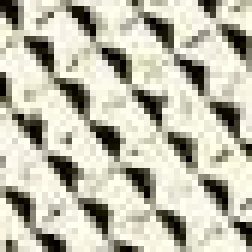
%> input picture concrete.jpg, 42 x 42 px (shown 6 times larger)
$ octave test_func_fbpd_alter2.m   (GNU Octave 9; MATLAB toolbox functions it lacks are replaced by stand-ins)
%> lines starting %> are read from the running program, lines starting %| are printed output that depends on the picture
### func_genFIG.m
function [z1_,z2_,x_,l_pos_,c_pos_] = func_genFIG(fig_file,rblur,N1,N2,tau,patch_Rand,pimage)
%> called with fig_file = 'concrete.jpg', rblur = 2, N1 = 65536, N2 = 16384, tau = 0, patch_Rand = false, pimage = false

im = rgb2gray(imread(fig_file));
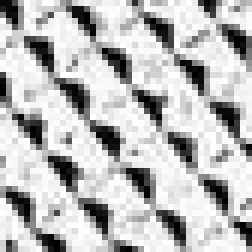
%> im: size 42x42 uint8 (shown 6 times larger); min 1, max 254, mean 187.4
[l,c]=size(im);
%> l = 42; c = 42

% Choosing N1 = 256*256, p.e., the new resolution
% will be approximately N. It is recomended choose
% figures with higher resolution.
res = round([l c].*sqrt(N1/(l*c)));
%> res = [256 256]

% High resolution image of interest
x_ = imresize(im,res,'bicubic');
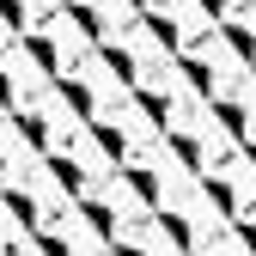
%> x_: size 256x256 uint8; min 0, max 255, mean 187.4

% z1 = DBx+wgn(0,tau)
% D: down-sampling, B: some blur effect. Using a consecutive down and
% up-sampling, we achive the same effect from DB.
% At first, z1 have the same dimensions of x.
z1 = imresize(imresize(x_,res./(2^rblur),'bicubic'),res,'bicubic');
z1_ = uint8(int16(z1)+int16(tau.*randn(res)));
% z1_ = z1;

% Extract a patch from x (just to compare)
[l,c]=size(x_);
%> l = 256; c = 256

% Choosing N2 = 256*256 <=N1 (In this case, to compare. )
if (N2<0.9*N1)
    res = round([l c].*sqrt(N2/(l*c)));
%> res = [128 128]
    % Randomly choose the center of the patch extracted from x to obtain z2.
    if patch_Rand
        lr = randi(l-res(1));
        cr = randi(c-res(2));
    else
        lr = round((l-res(1))/2);
%> lr = 64
        cr = round((c-res(2))/2);
%> cr = 64
    end
    l2 = lr:lr+res(1)-1;
%> l2 = 128 values from 64 to 191
    c2 = cr:cr+res(2)-1;
%> c2 = 128 values from 64 to 191
    z2_ = x_(l2,c2);
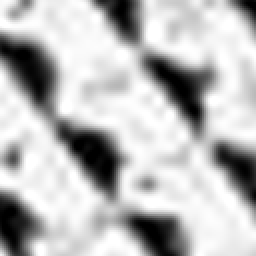
%> z2_: size 128x128 uint8 (shown 2 times larger); min 0, max 255, mean 185.7

    l_pos_ = l2;
    c_pos_ = c2;

else
    z2_ = x_;
    l_pos_ = l;
    c_pos_ = c;

end


if pimage

    xz = func_MTz(z2_,l_pos_,c_pos_,l,c);

    figure;
    subplot(2,2,1)
    imagesc(x_)
    colormap gray;
    subplot(2,2,2)
    imagesc(z1_)
    colormap gray;
    subplot(2,2,3)
    imagesc(z2_)
    colormap gray;
    subplot(2,2,4)
    imagesc(xz)
    colormap gray;
end

end

### test_func_fbpd_alter2.m
clear all
close all
clc
run /home/israel/Documents/ELE311/trab2/unlocbox/init_unlocbox.m;
pimage =1;

fig_file = 'concrete.jpg';
rblur = 2; %usaram 2 em algum dos experimentos
N1 = 256*256; % Seria Q, 1o§ da sec. II, recomenda 25!!!
N2 = 128*128; %usaram patchs de 256x256, em geraldelta = 0.00000000001; % não consta no artigo.
K=10; % K=14, segundo artigo. (sec IV-B)
Bloc_size = 5; % 5x5, segundo artigo (sec IV-B)

    pimage = false;
    patch_Rand = false;
    [z1,z2,~,l_pos,c_pos] = func_genFIG(fig_file,rblur,N1,N2,0,patch_Rand,pimage);
%> l_pos = 128 values from 64 to 191; c_pos = 128 values from 64 to 191
    z1 = double(z1);
%> z1: size 256x256 double
    z2 = double(z2);


CPP = 1;
delta = 0.000001;

disp('Calculating w_ij for i = 1,...,N1 and j = 1,...,K.')

    if CPP
%> (the run ends here)

$ run again, with bark_artigo.png saved as concrete.jpg
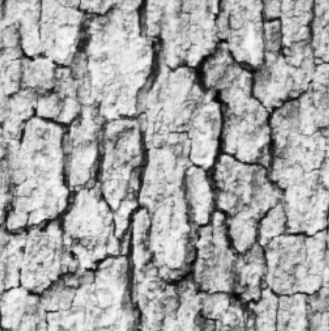
%> input picture bark_artigo.png, 329 x 331 px
%> in func_genFIG, `z1 = imresize(imresize(x_,res./(2^rblur),'bicubic'),res,'bicubic');`:
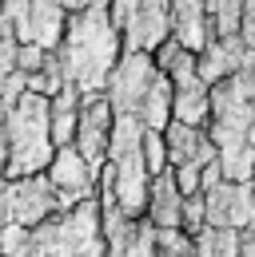
%> z1: size 257x255 uint8; min 1, max 255, mean 166.2
%> in func_genFIG, `z2_ = x_(l2,c2);`:
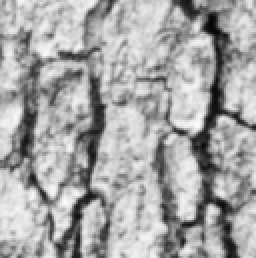
%> z2_: size 129x128 uint8 (shown 2 times larger); min 3, max 253, mean 166
%> l_pos = 129 values from 64 to 192; c_pos = 128 values from 64 to 191
